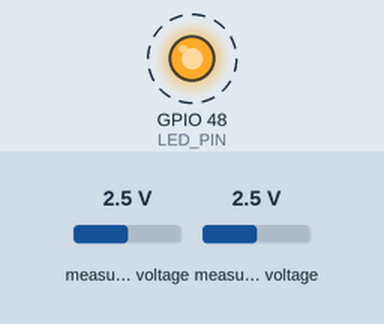
The sketch below on a simulated ESP32-S3. Shown: output pins drawn as LEDs (lit = HIGH). Dashed ring = blinking. Inputs (shaded band) come from the test bench; at power-on: measured voltage 2.5 V. What the sketch prints to the serial monitor is not drawn.

Above: at 1.5 s.
Timing chart, 0 to 5.7 s (numbered marks = the images above):
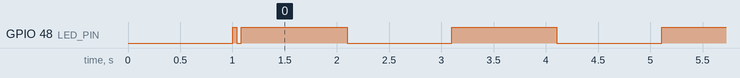

Measured:
- by itself, GPIO 48 (LED_PIN): repeats every 2.0 s: HIGH 1.0 s, LOW 1.0 s

The sketch:

esp32_geophone_firmware.ino
```cpp
// (licence header left out)
#include <Wire.h>
#include <Adafruit_ADS1X15.h>

// ============================================================================
// CONFIGURATION
// ============================================================================

// I2C pins (ESP32-S3 specific)
const int I2C_SDA = 8;   // GPIO8 -> ADS1115 SDA
const int I2C_SCL = 9;   // GPIO9 -> ADS1115 SCL

// Sampling configuration
const int SAMPLE_RATE = 100;  // Hz (100 samples per second - reduced for cleaner signal)
const int INTERVAL_MS = 1000 / SAMPLE_RATE;  // Milliseconds between samples

// Moving average filter to reduce noise
const int FILTER_SIZE = 5;
float filterBuffer[FILTER_SIZE] = {0};
int filterIndex = 0;

// ADS1115 configuration
Adafruit_ADS1115 ads;  // 16-bit ADC

// Timing
unsigned long lastSample = 0;
unsigned long sampleCount = 0;

// LED indicator (optional - built-in LED)
const int LED_PIN = LED_BUILTIN;
unsigned long lastBlink = 0;
bool ledState = false;

// ============================================================================
// SETUP
// ============================================================================

void setup() {
  // Initialize serial communication
  Serial.begin(115200);
  delay(1000);  // Wait for serial to stabilize

  // Print header
  Serial.println();
  Serial.println("======================================");
  Serial.println("EarthPulse AI - Geophone Sensor Node");
  Serial.println("======================================");
  Serial.println();

  // Initialize LED
  pinMode(LED_PIN, OUTPUT);
  digitalWrite(LED_PIN, HIGH);  // LED on during init

  // Initialize I2C
  Wire.begin(I2C_SDA, I2C_SCL);
  Serial.print("I2C initialized on GPIO");
  Serial.print(I2C_SDA);
  Serial.print(" (SDA) and GPIO");
  Serial.print(I2C_SCL);
  Serial.println(" (SCL)");

  // Initialize ADS1115
  Serial.print("Initializing ADS1115... ");
  if (!ads.begin(0x48)) {  // I2C address 0x48 (ADDR to GND)
    Serial.println("FAILED!");
    Serial.println();
    Serial.println("ERROR: ADS1115 not found!");
    Serial.println();
    Serial.println("Troubleshooting:");
    Serial.println("  1. Check power connections:");
    Serial.println("     - VDD -> 3.3V (red wire)");
    Serial.println("     - GND -> GND (black wire)");
    Serial.println("  2. Check I2C connections:");
    Serial.println("     - SDA -> GPIO8 (green wire)");
    Serial.println("     - SCL -> GPIO9 (yellow wire)");
    Serial.println("  3. Check address pin:");
    Serial.println("     - ADDR -> GND (gray wire)");
    Serial.println("  4. Verify breadboard connections");
    Serial.println("  5. Check wire continuity with multimeter");
    Serial.println();

    // Blink LED rapidly to indicate error
    while (1) {
      digitalWrite(LED_PIN, HIGH);
      delay(100);
      digitalWrite(LED_PIN, LOW);
      delay(100);
    }
  }

  Serial.println("SUCCESS!");

  // Configure ADS1115 for LOW NOISE operation
  // Gain: GAIN_SIXTEEN = ±0.256V range (highest precision, lowest noise)
  // This is perfect for geophone signals which are typically <100mV
  ads.setGain(GAIN_SIXTEEN);
  Serial.println("Gain: +/-0.256V (GAIN_SIXTEEN - Low Noise Mode)");

  // Data rate: 128 SPS (slower = more averaging = cleaner signal)
  ads.setDataRate(RATE_ADS1115_128SPS);
  Serial.println("Data rate: 128 SPS (High Precision Mode)");

  Serial.println();
  Serial.print("I2C address: 0x");
  Serial.println(0x48, HEX);

  Serial.println();
  Serial.println("System Configuration:");
  Serial.print("  Sample rate: ");
  Serial.print(SAMPLE_RATE);
  Serial.println(" Hz");
  Serial.print("  Interval: ");
  Serial.print(INTERVAL_MS);
  Serial.println(" ms");
  Serial.println();

  // Calibration info
  Serial.println("Voltage Conversion:");
  Serial.println("  1 bit = 0.0078125 mV (16-bit, +/-0.256V range)");
  Serial.println("  Expected baseline: ~0V (differential measurement)");
  Serial.println("  Noise floor: <1 mV");
  Serial.println();

  digitalWrite(LED_PIN, LOW);  // LED off when ready

  Serial.println("======================================");
  Serial.println("System Ready!");
  Serial.println("======================================");
  Serial.println();
  Serial.println("Listening for seismic vibrations...");
  Serial.println("Tap table to test geophone response.");
  Serial.println();

  // Initial timestamp
  lastSample = millis();
}

// ============================================================================
// MAIN LOOP
// ============================================================================

void loop() {
  unsigned long currentTime = millis();

  // Maintain precise sampling rate
  if (currentTime - lastSample >= INTERVAL_MS) {
    lastSample = currentTime;

    // Read DIFFERENTIAL (A0-A1) - this is key for noise reduction!
    int16_t diff = ads.readADC_Differential_0_1();

    // Convert to voltage
    float voltageDiff = ads.computeVolts(diff);

    // Apply moving average filter to reduce noise
    filterBuffer[filterIndex] = voltageDiff;
    filterIndex = (filterIndex + 1) % FILTER_SIZE;

    float filteredVoltage = 0;
    for (int i = 0; i < FILTER_SIZE; i++) {
      filteredVoltage += filterBuffer[i];
    }
    filteredVoltage /= FILTER_SIZE;

    // Send filtered data in JSON format
    Serial.print("{");
    Serial.print("\"timestamp\":");
    Serial.print(currentTime);
    Serial.print(",\"voltage\":");
    Serial.print(filteredVoltage, 6);  // Filtered differential voltage
    Serial.print(",\"raw\":");
    Serial.print(voltageDiff, 6);      // Raw differential voltage
    Serial.print(",\"adc\":");
    Serial.print(diff);
    Serial.print(",\"count\":");
    Serial.print(sampleCount);
    Serial.println("}");

    sampleCount++;

    // Blink LED every second (heartbeat)
    if (currentTime - lastBlink >= 1000) {
      lastBlink = currentTime;
      ledState = !ledState;
      digitalWrite(LED_PIN, ledState);
    }
  }
}

// ============================================================================
// ALTERNATIVE: Human-Readable Output (Uncomment to use)
// ============================================================================

/*
void loop() {
  unsigned long currentTime = millis();

  if (currentTime - lastSample >= INTERVAL_MS) {
    lastSample = currentTime;

    int16_t adc0 = ads.readADC_SingleEnded(0);
    int16_t adc1 = ads.readADC_SingleEnded(1);
    int16_t diff = adc0 - adc1;

    float voltage0 = ads.computeVolts(adc0);
    float voltage1 = ads.computeVolts(adc1);
    float voltageDiff = ads.computeVolts(diff);

    // Human-readable format
    Serial.print("Time: ");
    Serial.print(currentTime);
    Serial.print(" ms | ");

    Serial.print("A0: ");
    Serial.print(voltage0, 4);
    Serial.print(" V | ");

    Serial.print("A1: ");
    Serial.print(voltage1, 4);
    Serial.print(" V | ");

    Serial.print("Diff: ");
    Serial.print(voltageDiff, 4);
    Serial.print(" V | ");

    Serial.print("ADC: ");
    Serial.print(adc0);
    Serial.print(" - ");
    Serial.print(adc1);
    Serial.print(" = ");
    Serial.println(diff);

    sampleCount++;
  }
}
*/

// ============================================================================
// NOTES
// ============================================================================

/*
 * Expected Values:
 * ----------------
 * Baseline (no vibration):
 *   A0: ~1.65V (midpoint of 0-3.3V divider)
 *   A1: ~1.65V
 *   Diff: ~0V
 *   ADC: ~10,800 (midpoint of 16-bit: 32767/2)
 *
 * Small vibration (human footstep 5m away):
 *   Diff: ±0.05V
 *   ADC change: ±300
 *
 * Medium vibration (stomp 2m away):
 *   Diff: ±0.2V
 *   ADC change: ±1,200
 *
 * Large vibration (elephant 20m away):
 *   Diff: ±0.5V to 1.0V
 *   ADC change: ±3,000+
 *
 * Troubleshooting:
 * ----------------
 * 1. Voltage always 0V or 3.3V:
 *    - Check resistor network connections
 *    - Verify R1, R2, R3 in series
 *    - Check geophone wires at correct nodes
 *
 * 2. No voltage change on tap:
 *    - Test geophone with multimeter (should be ~400 ohms)
 *    - Check geophone wire connections
 *    - Verify ADS1115 A0/A1 to correct nodes
 *
 * 3. Very noisy signal:
 *    - Check all ground connections
 *    - Verify power rail bridges (BB1 <-> BB2)
 *    - Keep geophone wires away from power wires
 *
 * 4. "ADS1115 not found" error:
 *    - Most common: SDA and SCL swapped
 *    - Check green wire: GPIO8 -> SDA (not SCL!)
 *    - Check yellow wire: GPIO9 -> SCL (not SDA!)
 *    - Verify ADDR pin to GND
 *    - Check power connections
 *
 * Serial Output Format:
 * ---------------------
 * JSON format makes parsing easy in Python:
 * {"timestamp":1234,"a0":1.650000,"a1":1.650000,"diff":0.000000,"adc0":10800,"adc1":10800,"count":0}
 *
 * Python parsing example:
 *   import json
 *   data = json.loads(line)
 *   voltage = data['diff']
 *   timestamp = data['timestamp']
 *
 * Performance:
 * ------------
 * - Sampling rate: 1000 Hz (1 sample per millisecond)
 * - ADS1115 max rate: 860 SPS (samples per second)
 * - Actual rate: ~850-900 Hz due to I2C overhead
 * - Resolution: 16-bit (65,536 levels)
 * - Precision: ~0.19 mV per bit
 * - Latency: ~1-2 ms per sample
 *
 * Power Consumption:
 * ------------------
 * - ESP32-S3: ~100-200 mA (active)
 * - ADS1115: ~150 µA (continuous mode)
 * - Total: ~100-200 mA @ 3.3V
 * - USB power sufficient for testing
 * - Use 5V 1A supply for field deployment
 *
 * Field Deployment:
 * -----------------
 * 1. Test in lab first (tap table)
 * 2. Deploy near elephant paths (20-50m distance)
 * 3. Bury geophone 10-20cm underground
 * 4. Protect electronics from moisture
 * 5. Use long USB cable or battery power
 * 6. Run Python script on laptop/Raspberry Pi
 * 7. Monitor for 24-48 hours
 * 8. Analyze detection patterns
 */
```
